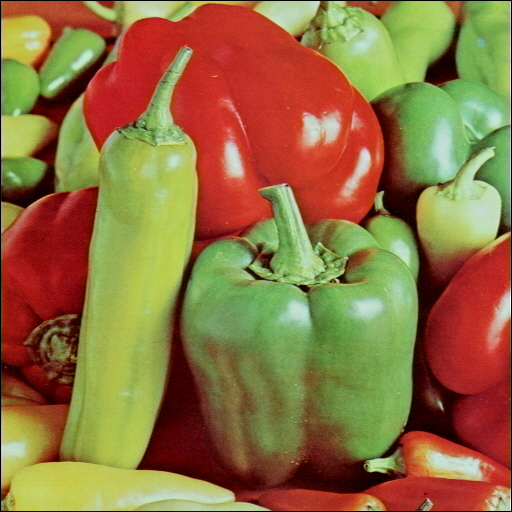
#> input picture 차량비전/Asignment/asign2/img_hw2/peppers.jpg, 512 x 512 px
$ python q1.py
#> lines starting #> are read from the running program, lines starting #| are printed output that depends on the picture
import cv2
from matplotlib import pyplot as plt


rgb_img = cv2.imread('./img_hw2/peppers.jpg',cv2.IMREAD_COLOR)
#> rgb_img is the input picture: shape (512, 512, 3); mean B, G, R 64.2, 112.8, 144.1
b_plane, g_plane, r_plane = cv2.split(rgb_img)
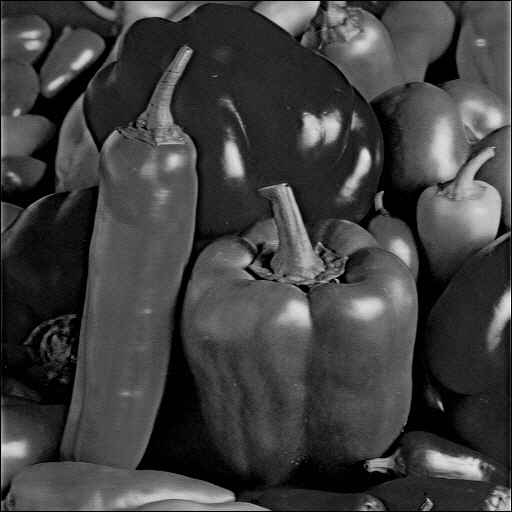
#> b_plane: shape (512, 512); min 0, max 255, mean 64.2
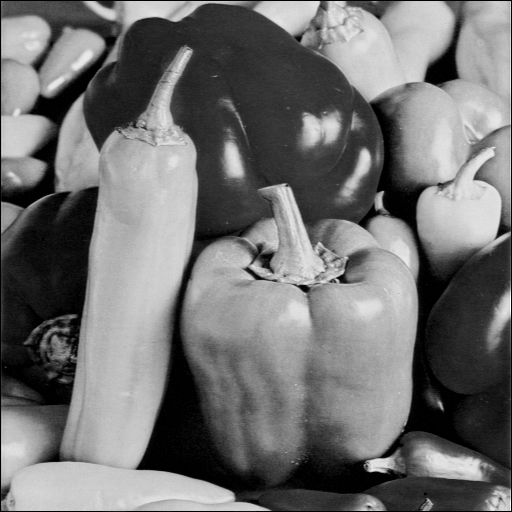
#> g_plane: shape (512, 512); min 0, max 255, mean 112.8
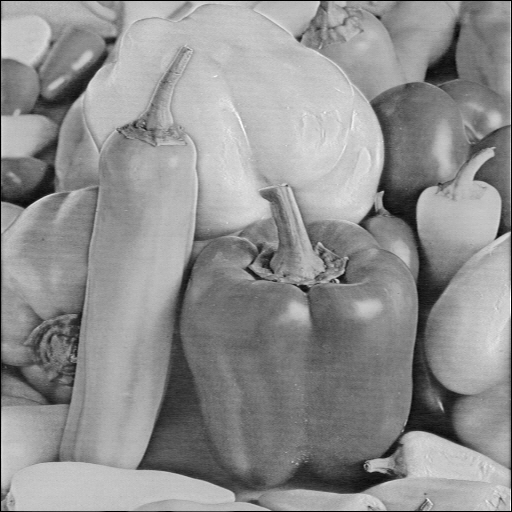
#> r_plane: shape (512, 512); min 0, max 254, mean 144.1


# 슬라이싱 이용하여 RGB 색 평면 분할
b_plane = rgb_img[:, :, 0]
g_plane = rgb_img[:, :, 1]
r_plane = rgb_img[:, :, 2]
cv2.imshow('rgb',rgb_img)
cv2.imshow('B_plane', b_plane)
cv2.imshow('G_plane', g_plane)
cv2.imshow('R_plane', r_plane)
cv2.waitKey()
rgb_img = cv2.cvtColor(rgb_img , cv2.COLOR_BGR2RGB)

r,g,b = cv2.split(rgb_img)
m = cv2.merge((r,g,b))

plt.subplot(3,3,1)
plt.imshow(rgb_img)
plt.axis('off')

plt.subplot(3,3,4)
plt.imshow(r,cmap='gray')
plt.axis('off')

plt.subplot(3,3,5)
plt.imshow(g, cmap='gray')
plt.axis('off')

plt.subplot(3,3,6)
plt.imshow(b, cmap='gray')
plt.axis('off')


plt.subplot(3,3,7)
plt.imshow(m)
plt.axis('off')

plt.show()
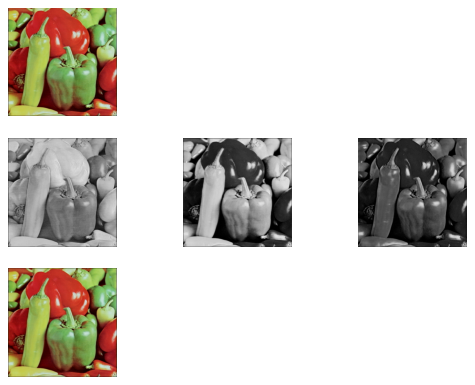
#> figure drawn by matplotlib, 5 panels

$ run again, with 차량비전/Asignment/asign2/img_hw2/MOT16-1.png saved as 차량비전/Asignment/asign2/img_hw2/peppers.jpg
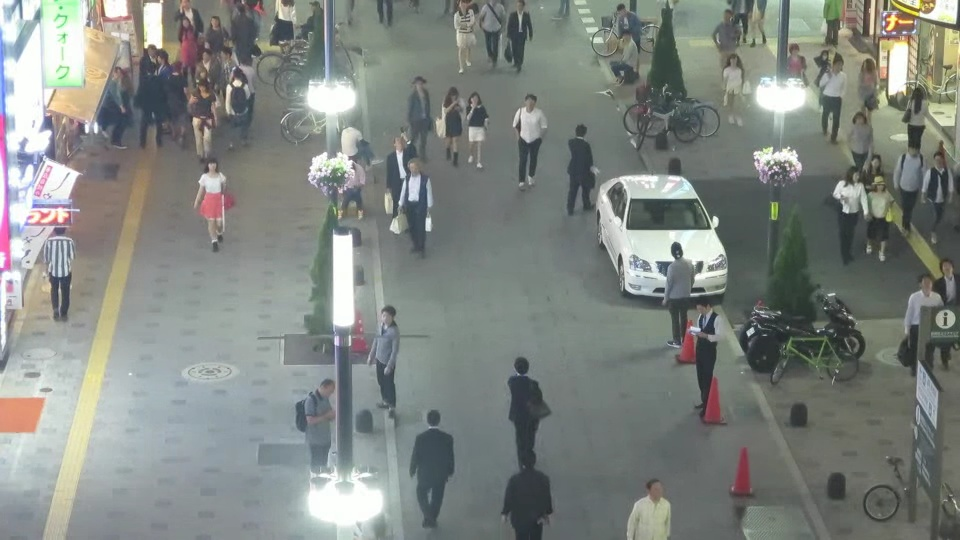
#> input picture 차량비전/Asignment/asign2/img_hw2/MOT16-1.png, 960 x 540 px
#> rgb_img is the input picture: shape (540, 960, 3); mean B, G, R 129.2, 133.8, 128.6
#> `b_plane, g_plane, r_plane = cv2.split(rgb_img)`:
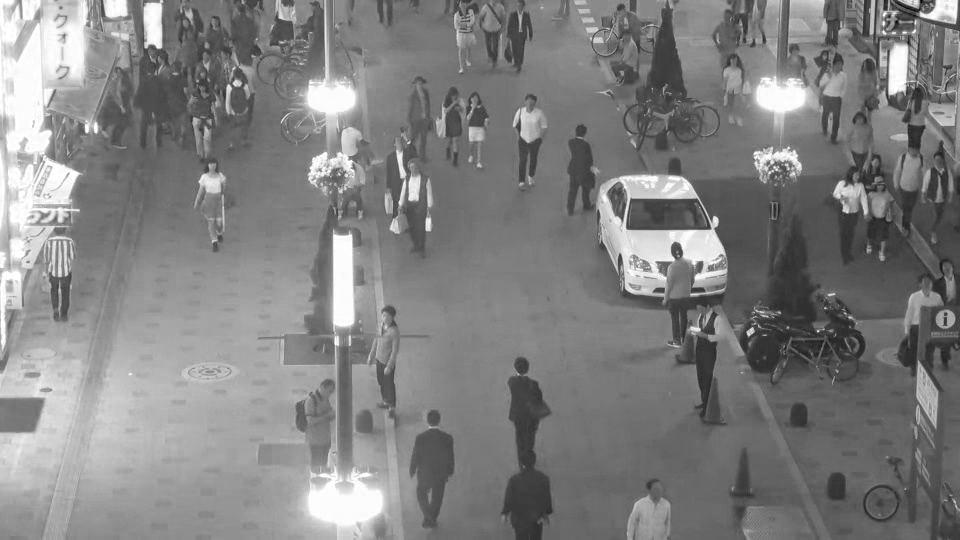
#> b_plane: shape (540, 960); min 4, max 255, mean 129.2
#> `b_plane, g_plane, r_plane = cv2.split(rgb_img)`:
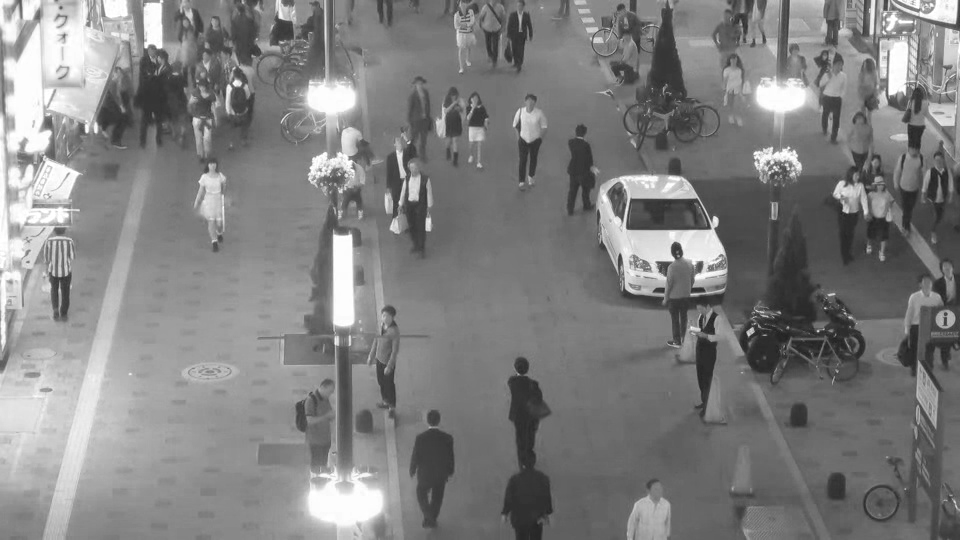
#> r_plane: shape (540, 960); min 33, max 255, mean 128.6
